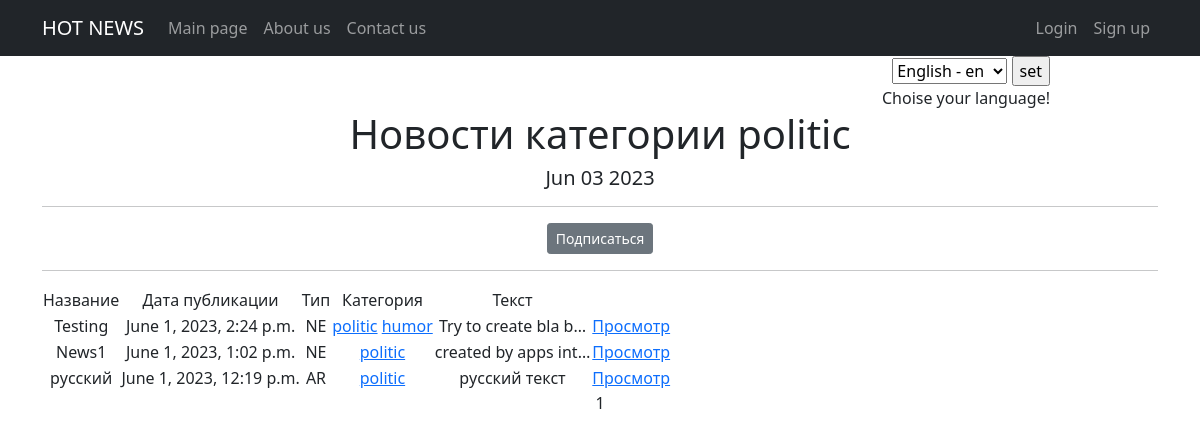
The app's page /categories/2 with its own data.
### news/models.py (models this page shows, shortened)
class Category(models.Model):
    name = models.CharField(max_length=32, unique=True, help_text=_('category name'))
    subscribers = models.ManyToManyField(User, blank=True, null=True, related_name='categories')
    def __str__(self):
        return f'{self.name}'

class Post(models.Model):
    author = models.ForeignKey(Author, to_field='authorUser_id', on_delete=models.CASCADE)
    NEWS = 'NE'
    ARTICLE = 'AR'
    CATEGORY_CHOISE = (
        (NEWS, 'Новость'),
        (ARTICLE, 'Статья'),
    )
    category_type = models.CharField(max_length=2, choices=CATEGORY_CHOISE, default=ARTICLE)
    dateCreation = models.DateTimeField(auto_now_add=True)
    postCategory = models.ManyToManyField(Category, through='PostCategory')
    title = models.CharField(max_length=128)
    text = models.TextField()
    rating = models.SmallIntegerField(default=0)

### news/views.py (the view)
# urls.py: path('categories/<int:pk>', CategoryList.as_view(), name='category_list'),
class CategoryList(NewsList):
    model = Post
    template_name = 'category_list.html'
    context_object_name = 'category_news_list'
    def get_queryset(self):
        self.category = get_object_or_404(Category, id=self.kwargs['pk'])
        queryset = Post.objects.filter(postCategory=self.category).order_by('-dateCreation')
        return queryset
    def get_context_data(self, **kwargs):
        context = super().get_context_data(**kwargs)
        context['is_not_subscriber'] = self.request.user not in self.category.subscribers.all()
        context['category'] = self.category
        return context

### news/templatetags/custom_filters.py (called while the page is built)
@register.filter()
def censor(value):
    if not isinstance(value, str):
        raise TypeError("Value must be a string")
    else:
        bad_words = ['badword1', 'badword2', 'badword3']
        words = value.split()
        for i, word in enumerate(words):
            if word.lower() in bad_words:
                words[i] = word[0] + "*" * (len(word) - 1)
        return " ".join(words)

### news/views.py (called while the page is built)
    def get_context_data(self, **kwargs):
        context = super().get_context_data(**kwargs)
        context['time_now'] = datetime.utcnow()
        context['current_time'] = timezone.now()
        context['timezones'] = pytz.common_timezones
        return context

### templates/category_list.html (shortened to what this page needs)
{% extends 'flatpages/default.html' %}
{% load custom_filters %}
{% block content %}
   <h1>Новости категории {{category}}</h1>
   <h5>{{ time_now|date:'M d Y' }}</h5>
   <hr>
   {% if is_not_subscriber %}
      <a href="{% url 'subscribe' category.id %}" class="btn btn-secondary btn-sm">Подписаться</a>
      <br>
   {% else %}
       <a href="{% url 'unsubscribe' category.id %}" class="btn btn-secondary btn-sm">Отписаться</a>
       <br>
   {% endif %}
   <hr>
   {% if category_news_list %}
       <table>
           <tr>
               <td>Название</td>
               <td>Дата публикации</td>
               <td>Тип</td>
               <td>Категория</td>
               <td>Текст</td>
           </tr>
           {% for post in category_news_list %}
                  <tr>
                      <td>{{ post.title|censor }}</td>
                      <td>{{ post.dateCreation }}</td>
                      <td>{{ post.category_type }}</td>
                      <td>{% for cat in post.postCategory.all %}
                             <a href="{% url 'category_list' cat.id %}">{{ cat.name }}</a>
                          {% endfor %}</td>
                      <td>{{ post.text|truncatechars:20|censor }}</td>
                      {% if post.category_type == 'NE' %}
                        <td>
                        <a href="{% url 'post_detail' post.id %}">Просмотр</a>
                        </td>
                      {% elif post.category_type == 'AR' %}
                        <td>
                        <a href="{% url 'ar_detail' post.id %}">Просмотр</a>
                        </td>
                      {% endif %}
                  </tr>
           {% endfor %}
       </table>
   {% else %}
       <h2>Новостей нет!</h2>
   {% endif %}
   {{ page_obj.number }}
{% endblock content %}

### records on screen
Category: name "politic"
Post: title|censor "Testing", dateCreation "June 1, 2023, 2:24 p.m.", category_type "NE", text|censor "Try to create bla b…", shows "Просмотр"
Category: name "humor"
Post: title|censor "News1", dateCreation "June 1, 2023, 1:02 p.m.", category_type "NE", text|censor "created by apps int…", shows "Просмотр"
Post: title|censor "русский", dateCreation "June 1, 2023, 12:19 p.m.", category_type "AR", text|censor "русский текст", shows "Просмотр"

### other values on screen
{{ time_now|date:'M d Y' }} "Jun 03 2023"
{{ page_obj.number }} "1"
form field language "English - en"
